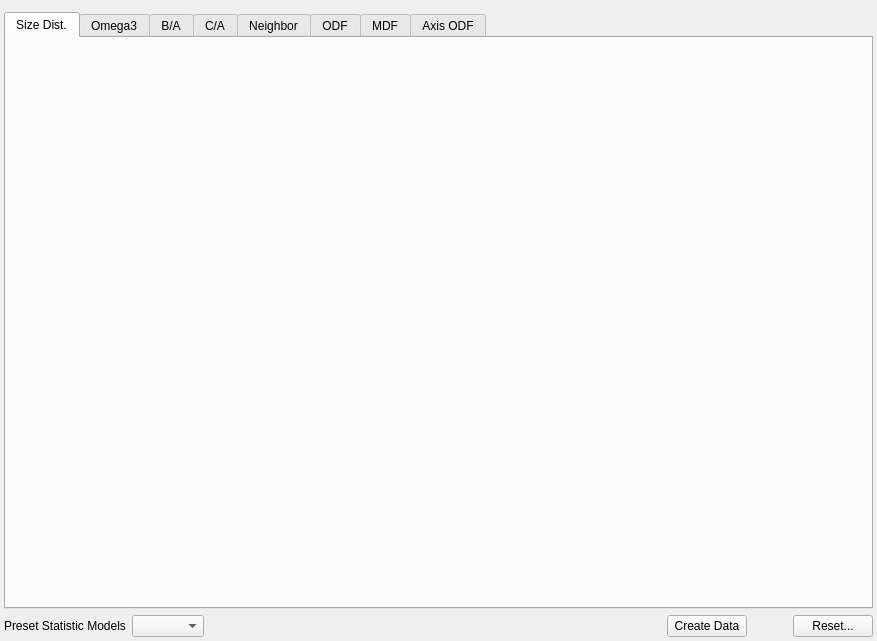
<?xml version="1.0" encoding="UTF-8"?>
<ui version="4.0">
 <class>PrimaryPhaseWidget</class>
 <widget class="StatsGenWidget" name="PrimaryPhaseWidget">
  <property name="geometry">
   <rect>
    <x>0</x>
    <y>0</y>
    <width>877</width>
    <height>641</height>
   </rect>
  </property>
  <property name="windowTitle">
   <string>Form</string>
  </property>
  <layout class="QVBoxLayout" name="verticalLayout_2">
   <property name="leftMargin">
    <number>4</number>
   </property>
   <property name="topMargin">
    <number>12</number>
   </property>
   <property name="rightMargin">
    <number>4</number>
   </property>
   <property name="bottomMargin">
    <number>4</number>
   </property>
   <item>
    <widget class="QTabWidget" name="statsGenPhaseTabWidget">
     <property name="currentIndex">
      <number>0</number>
     </property>
     <widget class="QWidget" name="featureSizeDistTab">
      <attribute name="title">
       <string>Size Dist.</string>
      </attribute>
      <layout class="QGridLayout" name="gridLayout">
       <property name="leftMargin">
        <number>4</number>
       </property>
       <property name="topMargin">
        <number>4</number>
       </property>
       <property name="rightMargin">
        <number>4</number>
       </property>
       <property name="bottomMargin">
        <number>4</number>
       </property>
       <item row="0" column="0">
        <widget class="StatsGenFeatureSizeWidget" name="m_FeatureSizeDistWidget" native="true">
         <property name="sizePolicy">
          <sizepolicy hsizetype="Expanding" vsizetype="Expanding">
           <horstretch>0</horstretch>
           <verstretch>0</verstretch>
          </sizepolicy>
         </property>
        </widget>
       </item>
      </layout>
     </widget>
     <widget class="QWidget" name="omega3Tab">
      <attribute name="title">
       <string>Omega3</string>
      </attribute>
      <layout class="QGridLayout" name="gridLayout_4">
       <property name="leftMargin">
        <number>4</number>
       </property>
       <property name="topMargin">
        <number>4</number>
       </property>
       <property name="rightMargin">
        <number>4</number>
       </property>
       <property name="bottomMargin">
        <number>4</number>
       </property>
       <item row="0" column="0">
        <widget class="StatsGenPlotWidget" name="m_Omega3Plot" native="true">
         <property name="sizePolicy">
          <sizepolicy hsizetype="Expanding" vsizetype="Expanding">
           <horstretch>0</horstretch>
           <verstretch>0</verstretch>
          </sizepolicy>
         </property>
         <property name="maximumSize">
          <size>
           <width>16777215</width>
           <height>16777215</height>
          </size>
         </property>
        </widget>
       </item>
      </layout>
     </widget>
     <widget class="QWidget" name="bOverATab">
      <attribute name="title">
       <string>B/A</string>
      </attribute>
      <layout class="QGridLayout" name="gridLayout_3">
       <property name="leftMargin">
        <number>4</number>
       </property>
       <property name="topMargin">
        <number>4</number>
       </property>
       <property name="rightMargin">
        <number>4</number>
       </property>
       <property name="bottomMargin">
        <number>4</number>
       </property>
       <item row="0" column="0">
        <widget class="StatsGenPlotWidget" name="m_BOverAPlot" native="true">
         <property name="sizePolicy">
          <sizepolicy hsizetype="Expanding" vsizetype="Expanding">
           <horstretch>0</horstretch>
           <verstretch>0</verstretch>
          </sizepolicy>
         </property>
         <property name="minimumSize">
          <size>
           <width>0</width>
           <height>0</height>
          </size>
         </property>
        </widget>
       </item>
      </layout>
     </widget>
     <widget class="QWidget" name="cOverATab">
      <attribute name="title">
       <string>C/A</string>
      </attribute>
      <layout class="QGridLayout" name="gridLayout_5">
       <property name="leftMargin">
        <number>4</number>
       </property>
       <property name="topMargin">
        <number>4</number>
       </property>
       <property name="rightMargin">
        <number>4</number>
       </property>
       <property name="bottomMargin">
        <number>4</number>
       </property>
       <item row="0" column="0">
        <widget class="StatsGenPlotWidget" name="m_COverAPlot" native="true">
         <property name="sizePolicy">
          <sizepolicy hsizetype="Expanding" vsizetype="Expanding">
           <horstretch>0</horstretch>
           <verstretch>0</verstretch>
          </sizepolicy>
         </property>
        </widget>
       </item>
      </layout>
     </widget>
     <widget class="QWidget" name="neighborTab">
      <attribute name="title">
       <string>Neighbor</string>
      </attribute>
      <layout class="QGridLayout" name="gridLayout_6">
       <property name="leftMargin">
        <number>4</number>
       </property>
       <property name="topMargin">
        <number>4</number>
       </property>
       <property name="rightMargin">
        <number>4</number>
       </property>
       <property name="bottomMargin">
        <number>4</number>
       </property>
       <item row="0" column="0">
        <widget class="StatsGenPlotWidget" name="m_NeighborPlot" native="true">
         <property name="sizePolicy">
          <sizepolicy hsizetype="Expanding" vsizetype="Expanding">
           <horstretch>0</horstretch>
           <verstretch>2</verstretch>
          </sizepolicy>
         </property>
        </widget>
       </item>
      </layout>
     </widget>
     <widget class="QWidget" name="odfTab">
      <attribute name="title">
       <string>ODF</string>
      </attribute>
      <layout class="QGridLayout" name="gridLayout_7">
       <property name="leftMargin">
        <number>4</number>
       </property>
       <property name="topMargin">
        <number>4</number>
       </property>
       <property name="rightMargin">
        <number>4</number>
       </property>
       <property name="bottomMargin">
        <number>4</number>
       </property>
       <item row="0" column="0">
        <widget class="StatsGenODFWidget" name="m_ODFWidget" native="true"/>
       </item>
      </layout>
     </widget>
     <widget class="QWidget" name="mdfTab">
      <attribute name="title">
       <string>MDF</string>
      </attribute>
      <layout class="QGridLayout" name="gridLayout_2">
       <property name="leftMargin">
        <number>4</number>
       </property>
       <property name="topMargin">
        <number>4</number>
       </property>
       <property name="rightMargin">
        <number>4</number>
       </property>
       <property name="bottomMargin">
        <number>4</number>
       </property>
       <item row="0" column="0">
        <widget class="StatsGenMDFWidget" name="m_MDFWidget" native="true"/>
       </item>
      </layout>
     </widget>
     <widget class="QWidget" name="axisOdfTab">
      <attribute name="title">
       <string>Axis ODF</string>
      </attribute>
      <layout class="QGridLayout" name="gridLayout_8">
       <property name="leftMargin">
        <number>4</number>
       </property>
       <property name="topMargin">
        <number>4</number>
       </property>
       <property name="rightMargin">
        <number>4</number>
       </property>
       <property name="bottomMargin">
        <number>4</number>
       </property>
       <item row="0" column="0">
        <widget class="StatsGenAxisODFWidget" name="m_AxisODFWidget" native="true"/>
       </item>
      </layout>
     </widget>
    </widget>
   </item>
   <item>
    <layout class="QHBoxLayout" name="horizontalLayout_3">
     <item>
      <widget class="QLabel" name="label_6">
       <property name="text">
        <string>Preset Statistic Models</string>
       </property>
      </widget>
     </item>
     <item>
      <widget class="QComboBox" name="microstructurePresetCombo">
       <property name="enabled">
        <bool>true</bool>
       </property>
      </widget>
     </item>
     <item>
      <spacer name="horizontalSpacer_4">
       <property name="orientation">
        <enum>Qt::Horizontal</enum>
       </property>
       <property name="sizeHint" stdset="0">
        <size>
         <width>40</width>
         <height>20</height>
        </size>
       </property>
      </spacer>
     </item>
     <item>
      <widget class="QPushButton" name="m_GenerateDefaultData">
       <property name="toolTip">
        <string>Clicking this button will generate a default set of statistics data, over writing any custom data that has been entered into any of the sub tabs.</string>
       </property>
       <property name="text">
        <string>Create Data</string>
       </property>
      </widget>
     </item>
     <item>
      <spacer name="horizontalSpacer">
       <property name="orientation">
        <enum>Qt::Horizontal</enum>
       </property>
       <property name="sizeType">
        <enum>QSizePolicy::Preferred</enum>
       </property>
       <property name="sizeHint" stdset="0">
        <size>
         <width>40</width>
         <height>20</height>
        </size>
       </property>
      </spacer>
     </item>
     <item>
      <widget class="QPushButton" name="m_ResetDataBtn">
       <property name="toolTip">
        <string>Clicking this button will reset all the user settable values to their default values when the phase was first instantiated.</string>
       </property>
       <property name="text">
        <string>Reset...</string>
       </property>
      </widget>
     </item>
    </layout>
   </item>
  </layout>
 </widget>
 <customwidgets>
  <customwidget>
   <class>StatsGenMDFWidget</class>
   <extends>QWidget</extends>
   <header location="global">StatsGenMDFWidget.h</header>
   <container>1</container>
  </customwidget>
  <customwidget>
   <class>StatsGenWidget</class>
   <extends>QWidget</extends>
   <header location="global">StatsGenWidget.h</header>
   <container>1</container>
  </customwidget>
  <customwidget>
   <class>StatsGenPlotWidget</class>
   <extends>QWidget</extends>
   <header location="global">StatsGenPlotWidget.h</header>
   <container>1</container>
  </customwidget>
  <customwidget>
   <class>StatsGenODFWidget</class>
   <extends>QWidget</extends>
   <header location="global">StatsGenODFWidget.h</header>
   <container>1</container>
  </customwidget>
  <customwidget>
   <class>StatsGenAxisODFWidget</class>
   <extends>QWidget</extends>
   <header location="global">StatsGenAxisODFWidget.h</header>
  </customwidget>
  <customwidget>
   <class>StatsGenFeatureSizeWidget</class>
   <extends>QWidget</extends>
   <header location="global">StatsGenFeatureSizeWidget.h</header>
   <container>1</container>
  </customwidget>
 </customwidgets>
 <tabstops>
  <tabstop>microstructurePresetCombo</tabstop>
  <tabstop>m_GenerateDefaultData</tabstop>
 </tabstops>
 <resources/>
 <connections/>
</ui>
